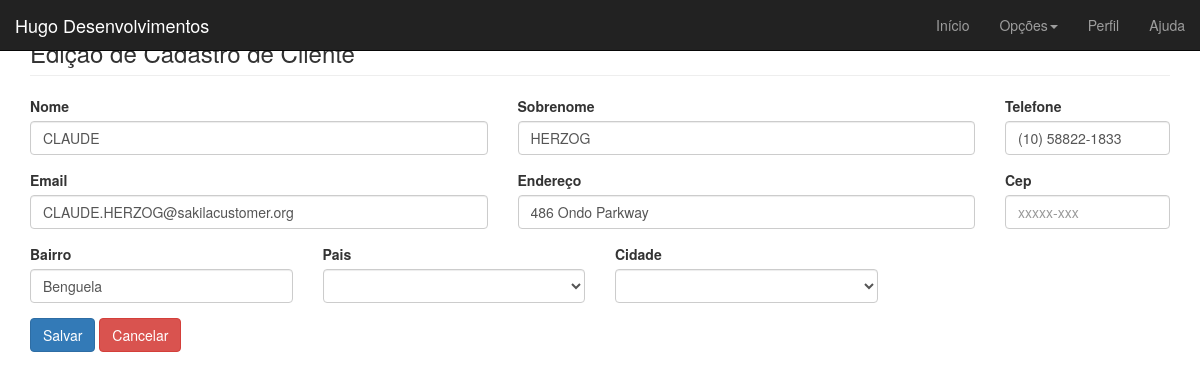
Screenshot of /editar.php?cliente_id=603 with the database file from the repository.
### tables this page shows
CREATE TABLE IF NOT EXISTS `cliente` (
  `cliente_id` smallint(5) unsigned NOT NULL AUTO_INCREMENT,
  `loja_id` tinyint(3) unsigned NOT NULL,
  `primeiro_nome` varchar(45) NOT NULL,
  `ultimo_nome` varchar(45) NOT NULL,
  `email` varchar(50) DEFAULT NULL,
  `endereco_id` smallint(5) unsigned NOT NULL,
  `ativo` tinyint(1) NOT NULL DEFAULT '1',
  `data_criacao` datetime NOT NULL,
  `ultima_atualizacao` timestamp NOT NULL DEFAULT CURRENT_TIMESTAMP ON UPDATE CURRENT_TIMESTAMP,
  PRIMARY KEY (`cliente_id`),
  KEY `idx_fk_loja_id` (`loja_id`),
  KEY `idx_fk_endereco_id` (`endereco_id`),
  KEY `idx_ultimo_nome` (`ultimo_nome`)
);

CREATE TABLE IF NOT EXISTS `endereco` (
  `endereco_id` smallint(5) unsigned NOT NULL AUTO_INCREMENT,
  `endereco` varchar(50) NOT NULL,
  `endereco2` varchar(50) DEFAULT NULL,
  `bairro` varchar(20) NOT NULL,
  `cidade_id` smallint(5) unsigned NOT NULL,
  `cep` varchar(10) DEFAULT NULL,
  `telefone` varchar(20) NOT NULL,
  `ultima_atualizacao` timestamp NOT NULL DEFAULT CURRENT_TIMESTAMP ON UPDATE CURRENT_TIMESTAMP,
  PRIMARY KEY (`endereco_id`),
  KEY `idx_fk_cidade_id` (`cidade_id`)
);

### verificacao_id.php (called while the page is built, shortened)
<?php
try{
    require_once 'pdo.php';
    $query = "SELECT  c.cliente_id,  c.primeiro_nome, c.ultimo_nome, c.email, e.telefone,
 e.cep, e.endereco, e.bairro, d.cidade, p.pais FROM cliente c INNER JOIN endereco e ON c.endereco_id=e.endereco_id
INNER JOIN cidade d ON e.cidade_id=d.cidade_id  INNER JOIN pais p ON d.pais_id=p.pais_id";
    $p_sql = $pdo->prepare($query);
    $p_sql->bindValue(":cliente_id", $_GET['cliente_id']);
    $p_sql->execute();
    $pessoa = $p_sql->fetch(PDO::FETCH_ASSOC);
} catch (Exception $e){
    $pessoa = array();
    $error = $e->getMessage();
}

### editar.php (the view, shortened to what this page needs)
<?php
require_once 'verificacao_id.php';
?>
<!DOCTYPE html>
<html lang="pt-br">
<head>
    <link rel="stylesheet" href="http://maxcdn.bootstrapcdn.com/bootstrap/3.3.6/css/bootstrap.min.css">
    <link rel="stylesheet" href="css/bootstrap.css">
</head>
<body>
<nav class="navbar navbar-inverse navbar-fixed-top">
    <div class="container-fluid">
        <div class="navbar-header">
            <a class="navbar-brand" href="#">Hugo Desenvolvimentos</a>
        </div>
        <div id="navbar" class="navbar-collapse collapse">
            <ul class="nav navbar-nav navbar-right">
                <li class="active-efeito"><a href="index.php">Início</a></li>
                <li class="dropdown active-efeito"><a class="dropdown-toggle" data-toggle="dropdown" href="#">Opções<span class="caret"></span></a>
                </li>
                <li class="active-efeito"><a href="#">Perfil</a></li>
                <li class="active-efeito"><a href="#">Ajuda</a></li>
            </ul>
        </div>
    </div>
</nav>
<div id="main" class="container">
    <h3 class="page-header">Edição de Cadastro de Cliente</h3>
    <form action="alterar.php" class="borda_form" id="form" name="form" >
            <div class="row">
                <div class="form-group col-md-5">
                       <label for="nome">Nome</label>
                       <input type="text" class="form-control" id="nome" name="nome" placeholder="Primeiro Nome" value="<?= isset($pessoa['primeiro_nome']) ? $pessoa['primeiro_nome'] : "" ?>">
                </div>
                <div class="form-group col-md-5">
                        <label for="sobrenome">Sobrenome</label>
                        <input type="text" class="form-control" id="sobrenome" placeholder="Segundo Nome" value="<?= isset($pessoa['ultimo_nome']) ? $pessoa['ultimo_nome'] : "" ?>">
                </div>
                <div class="form-group col-md-2">
                       <label for="telefone">Telefone</label>
                       <input type="text" class="form-control" id="telefone"  placeholder="(xx)xxxxx-xxxx" maxlength="11"  onkeypress='return SomenteNumero(event);'  value="<?= isset($pessoa['telefone']) ? $pessoa['telefone'] : "" ?>">
                </div>
            </div>
        <div class="row">
            <div class="form-group col-md-5">
                <label for="email">Email</label>
                <input type="email" class="form-control" id="email" name="email" placeholder="Email" value="<?= isset($pessoa['email']) ? $pessoa['email'] : "" ?>">
            </div>
            <div class="form-group col-md-5">
                <label for="endereco">Endereço</label>
                <input type="text" class="form-control" id="endereco" name="endereco" placeholder="Endereço" value="<?= isset($pessoa['endereco']) ? $pessoa['endereco'] : "" ?>">
            </div>
            <div class="form-group col-md-2">
                <label for="cep">Cep</label>
                <input type="text" class="form-control" id="cep" name="cep" placeholder="xxxxx-xxx" maxlength="8"  onkeypress='return SomenteNumero(event);' value="<?= isset($pessoa['cep']) ? $pessoa['cep'] : "" ?>">
            </div>
        </div>
        <div class="row">
            <div class="form-group col-md-3">
                <label for="bairro">Bairro</label>
                <input type="text" class="form-control" id="bairro" name="bairro" placeholder="Bairro" value="<?= isset($pessoa['bairro']) ? $pessoa['bairro'] : "" ?>">
            </div>
            <div class="form-group col-md-3">
                <label for="pais_input">Pais</label>
                <select name="pais_input" id="pais" class="form-control" id="pais" name="pais">
                </select>
            </div>
            <div class="form-group col-md-3">
                <label for="cidade_input">Cidade</label>
                <select name="pais_input" id="pais" class="form-control" id="cidade" name="cidade">
                </select>
            </div>
        </div>
        <div id="actions" class="row botoes">
            <div class="col-md-12  col-xs-12  col-sm-12 col-lg-12">
                <button type="submit" class="btn btn-primary" onclick="return valida();">Salvar</button>
                <button type="reset" class="btn btn-danger btn-cancelar">Cancelar</button>
            </div>
        </div>
    </form>
</div>
</body>
</html>

### rows the page displays
cliente: nome "CLAUDE", ultimo_nome "HERZOG", email "CLAUDE.HERZOG@sakilacustomer.org"
endereco: telefone "(10) 58822-1833", endereco "486 Ondo Parkway", bairro "Benguela"
